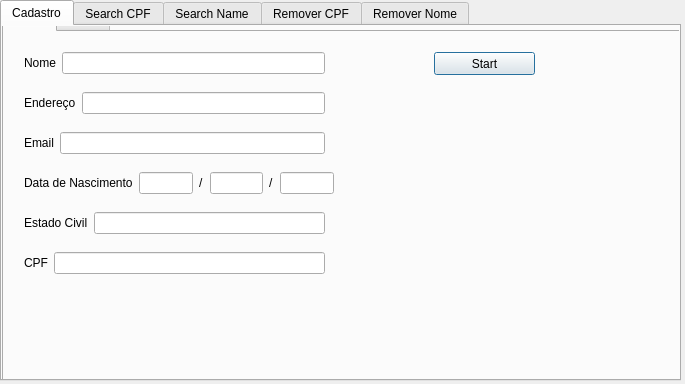
<?xml version="1.0" encoding="UTF-8"?>
<ui version="4.0">
 <class>InterfacePhysicalPerson</class>
 <widget class="QDialog" name="InterfacePhysicalPerson">
  <property name="geometry">
   <rect>
    <x>0</x>
    <y>0</y>
    <width>685</width>
    <height>384</height>
   </rect>
  </property>
  <property name="windowTitle">
   <string>Interface Pessoa Física</string>
  </property>
  <widget class="QTabWidget" name="tabWidget">
   <property name="geometry">
    <rect>
     <x>0</x>
     <y>0</y>
     <width>681</width>
     <height>381</height>
    </rect>
   </property>
   <property name="currentIndex">
    <number>0</number>
   </property>
   <widget class="QWidget" name="cadastro">
    <attribute name="title">
     <string>Cadastro</string>
    </attribute>
    <widget class="QWidget" name="layoutWidget_5">
     <property name="geometry">
      <rect>
       <x>20</x>
       <y>220</y>
       <width>301</width>
       <height>22</height>
      </rect>
     </property>
     <layout class="QHBoxLayout" name="horizontalLayout_6">
      <item>
       <widget class="QLabel" name="labelCpf">
        <property name="text">
         <string>CPF</string>
        </property>
       </widget>
      </item>
      <item>
       <widget class="QLineEdit" name="lineEditCpf">
        <property name="enabled">
         <bool>true</bool>
        </property>
        <property name="statusTip">
         <string/>
        </property>
        <property name="inputMask">
         <string notr="true"/>
        </property>
        <property name="text">
         <string/>
        </property>
        <property name="echoMode">
         <enum>QLineEdit::Normal</enum>
        </property>
        <property name="dragEnabled">
         <bool>false</bool>
        </property>
        <property name="readOnly">
         <bool>false</bool>
        </property>
        <property name="cursorMoveStyle">
         <enum>Qt::LogicalMoveStyle</enum>
        </property>
        <property name="clearButtonEnabled">
         <bool>false</bool>
        </property>
       </widget>
      </item>
     </layout>
    </widget>
    <widget class="QWidget" name="layoutWidget_3">
     <property name="geometry">
      <rect>
       <x>20</x>
       <y>180</y>
       <width>301</width>
       <height>22</height>
      </rect>
     </property>
     <layout class="QHBoxLayout" name="horizontalLayout_4">
      <item>
       <widget class="QLabel" name="labelEstadoCivil">
        <property name="text">
         <string>Estado Civil</string>
        </property>
       </widget>
      </item>
      <item>
       <widget class="QLineEdit" name="lineEditEstadoCivil"/>
      </item>
     </layout>
    </widget>
    <widget class="QWidget" name="layoutWidget_2">
     <property name="geometry">
      <rect>
       <x>20</x>
       <y>100</y>
       <width>301</width>
       <height>22</height>
      </rect>
     </property>
     <layout class="QHBoxLayout" name="horizontalLayout_3">
      <item>
       <widget class="QLabel" name="labelEmail">
        <property name="text">
         <string>Email</string>
        </property>
       </widget>
      </item>
      <item>
       <widget class="QLineEdit" name="lineEditEmail"/>
      </item>
     </layout>
    </widget>
    <widget class="QWidget" name="layoutWidget">
     <property name="geometry">
      <rect>
       <x>20</x>
       <y>140</y>
       <width>310</width>
       <height>22</height>
      </rect>
     </property>
     <layout class="QHBoxLayout" name="horizontalLayout_5">
      <item>
       <widget class="QLabel" name="labelData">
        <property name="text">
         <string>Data de Nascimento</string>
        </property>
       </widget>
      </item>
      <item>
       <widget class="QLineEdit" name="lineEditDia"/>
      </item>
      <item>
       <widget class="QLabel" name="labelBarra1">
        <property name="text">
         <string>/</string>
        </property>
       </widget>
      </item>
      <item>
       <widget class="QLineEdit" name="lineEditMes"/>
      </item>
      <item>
       <widget class="QLabel" name="labelBarra2">
        <property name="text">
         <string>/</string>
        </property>
       </widget>
      </item>
      <item>
       <widget class="QLineEdit" name="lineEditAno"/>
      </item>
     </layout>
    </widget>
    <widget class="QWidget" name="layoutWidget_4">
     <property name="geometry">
      <rect>
       <x>20</x>
       <y>20</y>
       <width>301</width>
       <height>22</height>
      </rect>
     </property>
     <layout class="QHBoxLayout" name="horizontalLayout">
      <item>
       <widget class="QLabel" name="labelNome">
        <property name="text">
         <string>Nome</string>
        </property>
       </widget>
      </item>
      <item>
       <widget class="QLineEdit" name="lineEditNome"/>
      </item>
     </layout>
    </widget>
    <widget class="QWidget" name="layoutWidget_9">
     <property name="geometry">
      <rect>
       <x>20</x>
       <y>60</y>
       <width>301</width>
       <height>22</height>
      </rect>
     </property>
     <layout class="QHBoxLayout" name="horizontalLayout_2">
      <item>
       <widget class="QLabel" name="labelEndereco">
        <property name="text">
         <string>Endereço</string>
        </property>
       </widget>
      </item>
      <item>
       <widget class="QLineEdit" name="lineEditEndereco"/>
      </item>
     </layout>
    </widget>
    <widget class="QTabWidget" name="tabWidget_2">
     <property name="geometry">
      <rect>
       <x>0</x>
       <y>-20</y>
       <width>681</width>
       <height>381</height>
      </rect>
     </property>
     <widget class="QWidget" name="tab_3">
      <attribute name="title">
       <string>Tab 1</string>
      </attribute>
      <widget class="QWidget" name="layoutWidget_6">
       <property name="geometry">
        <rect>
         <x>20</x>
         <y>220</y>
         <width>301</width>
         <height>22</height>
        </rect>
       </property>
       <layout class="QHBoxLayout" name="horizontalLayout_7">
        <item>
         <widget class="QLabel" name="labelCpf_2">
          <property name="text">
           <string>CPF</string>
          </property>
         </widget>
        </item>
        <item>
         <widget class="QLineEdit" name="lineEditCpf_2">
          <property name="enabled">
           <bool>true</bool>
          </property>
          <property name="statusTip">
           <string/>
          </property>
          <property name="inputMask">
           <string notr="true"/>
          </property>
          <property name="text">
           <string/>
          </property>
          <property name="echoMode">
           <enum>QLineEdit::Normal</enum>
          </property>
          <property name="dragEnabled">
           <bool>false</bool>
          </property>
          <property name="readOnly">
           <bool>false</bool>
          </property>
          <property name="cursorMoveStyle">
           <enum>Qt::LogicalMoveStyle</enum>
          </property>
          <property name="clearButtonEnabled">
           <bool>false</bool>
          </property>
         </widget>
        </item>
       </layout>
      </widget>
      <widget class="QWidget" name="layoutWidget_7">
       <property name="geometry">
        <rect>
         <x>20</x>
         <y>180</y>
         <width>301</width>
         <height>22</height>
        </rect>
       </property>
       <layout class="QHBoxLayout" name="horizontalLayout_8">
        <item>
         <widget class="QLabel" name="labelEstadoCivil_2">
          <property name="text">
           <string>Estado Civil</string>
          </property>
         </widget>
        </item>
        <item>
         <widget class="QLineEdit" name="lineEditEstadoCivil_2"/>
        </item>
       </layout>
      </widget>
      <widget class="QWidget" name="layoutWidget_8">
       <property name="geometry">
        <rect>
         <x>20</x>
         <y>100</y>
         <width>301</width>
         <height>22</height>
        </rect>
       </property>
       <layout class="QHBoxLayout" name="horizontalLayout_9">
        <item>
         <widget class="QLabel" name="labelEmail_2">
          <property name="text">
           <string>Email</string>
          </property>
         </widget>
        </item>
        <item>
         <widget class="QLineEdit" name="lineEditEmail_2"/>
        </item>
       </layout>
      </widget>
      <widget class="QWidget" name="layoutWidget_10">
       <property name="geometry">
        <rect>
         <x>20</x>
         <y>140</y>
         <width>310</width>
         <height>22</height>
        </rect>
       </property>
       <layout class="QHBoxLayout" name="horizontalLayout_10">
        <item>
         <widget class="QLabel" name="labelData_2">
          <property name="text">
           <string>Data de Nascimento</string>
          </property>
         </widget>
        </item>
        <item>
         <widget class="QLineEdit" name="lineEditDia_2"/>
        </item>
        <item>
         <widget class="QLabel" name="labelBarra1_2">
          <property name="text">
           <string>/</string>
          </property>
         </widget>
        </item>
        <item>
         <widget class="QLineEdit" name="lineEditMes_2"/>
        </item>
        <item>
         <widget class="QLabel" name="labelBarra2_2">
          <property name="text">
           <string>/</string>
          </property>
         </widget>
        </item>
        <item>
         <widget class="QLineEdit" name="lineEditAno_2"/>
        </item>
       </layout>
      </widget>
      <widget class="QWidget" name="layoutWidget_11">
       <property name="geometry">
        <rect>
         <x>20</x>
         <y>20</y>
         <width>301</width>
         <height>22</height>
        </rect>
       </property>
       <layout class="QHBoxLayout" name="horizontalLayout_11">
        <item>
         <widget class="QLabel" name="labelNome_2">
          <property name="text">
           <string>Nome</string>
          </property>
         </widget>
        </item>
        <item>
         <widget class="QLineEdit" name="lineEditNome_2"/>
        </item>
       </layout>
      </widget>
      <widget class="QWidget" name="layoutWidget_12">
       <property name="geometry">
        <rect>
         <x>20</x>
         <y>60</y>
         <width>301</width>
         <height>22</height>
        </rect>
       </property>
       <layout class="QHBoxLayout" name="horizontalLayout_12">
        <item>
         <widget class="QLabel" name="labelEndereco_2">
          <property name="text">
           <string>Endereço</string>
          </property>
         </widget>
        </item>
        <item>
         <widget class="QLineEdit" name="lineEditEndereco_2"/>
        </item>
       </layout>
      </widget>
      <widget class="QPushButton" name="pushButtonStartCadastro">
       <property name="geometry">
        <rect>
         <x>430</x>
         <y>20</y>
         <width>101</width>
         <height>23</height>
        </rect>
       </property>
       <property name="text">
        <string>Start</string>
       </property>
      </widget>
     </widget>
     <widget class="QWidget" name="tab_4">
      <attribute name="title">
       <string>Tab 2</string>
      </attribute>
     </widget>
    </widget>
   </widget>
   <widget class="QWidget" name="searchCpf">
    <attribute name="title">
     <string>Search CPF</string>
    </attribute>
    <widget class="QWidget" name="layoutWidget_13">
     <property name="geometry">
      <rect>
       <x>20</x>
       <y>20</y>
       <width>301</width>
       <height>22</height>
      </rect>
     </property>
     <layout class="QHBoxLayout" name="horizontalLayout_13">
      <item>
       <widget class="QLabel" name="labelCpf_3">
        <property name="text">
         <string>CPF</string>
        </property>
       </widget>
      </item>
      <item>
       <widget class="QLineEdit" name="lineEditCpfSearch">
        <property name="enabled">
         <bool>true</bool>
        </property>
        <property name="statusTip">
         <string/>
        </property>
        <property name="inputMask">
         <string notr="true"/>
        </property>
        <property name="text">
         <string/>
        </property>
        <property name="echoMode">
         <enum>QLineEdit::Normal</enum>
        </property>
        <property name="dragEnabled">
         <bool>false</bool>
        </property>
        <property name="readOnly">
         <bool>false</bool>
        </property>
        <property name="cursorMoveStyle">
         <enum>Qt::LogicalMoveStyle</enum>
        </property>
        <property name="clearButtonEnabled">
         <bool>false</bool>
        </property>
       </widget>
      </item>
     </layout>
    </widget>
    <widget class="QPushButton" name="pushButtonStartSearchCPF">
     <property name="geometry">
      <rect>
       <x>420</x>
       <y>20</y>
       <width>91</width>
       <height>23</height>
      </rect>
     </property>
     <property name="text">
      <string>Start</string>
     </property>
    </widget>
    <widget class="QFrame" name="frame">
     <property name="geometry">
      <rect>
       <x>20</x>
       <y>60</y>
       <width>411</width>
       <height>201</height>
      </rect>
     </property>
     <property name="frameShape">
      <enum>QFrame::StyledPanel</enum>
     </property>
     <property name="frameShadow">
      <enum>QFrame::Raised</enum>
     </property>
     <widget class="QLabel" name="textEditResultadoSearchCpf">
      <property name="geometry">
       <rect>
        <x>10</x>
        <y>10</y>
        <width>251</width>
        <height>151</height>
       </rect>
      </property>
      <property name="text">
       <string/>
      </property>
     </widget>
    </widget>
   </widget>
   <widget class="QWidget" name="searchName">
    <attribute name="title">
     <string>Search Name</string>
    </attribute>
    <widget class="QWidget" name="layoutWidget_14">
     <property name="geometry">
      <rect>
       <x>20</x>
       <y>20</y>
       <width>301</width>
       <height>22</height>
      </rect>
     </property>
     <layout class="QHBoxLayout" name="horizontalLayout_14">
      <item>
       <widget class="QLabel" name="labelNome_3">
        <property name="text">
         <string>Nome</string>
        </property>
       </widget>
      </item>
      <item>
       <widget class="QLineEdit" name="lineEditNomeSearch"/>
      </item>
     </layout>
    </widget>
    <widget class="QPushButton" name="pushButtonStartSearchName">
     <property name="geometry">
      <rect>
       <x>430</x>
       <y>20</y>
       <width>91</width>
       <height>23</height>
      </rect>
     </property>
     <property name="text">
      <string>Start</string>
     </property>
    </widget>
    <widget class="QFrame" name="frame_2">
     <property name="geometry">
      <rect>
       <x>10</x>
       <y>60</y>
       <width>411</width>
       <height>201</height>
      </rect>
     </property>
     <property name="frameShape">
      <enum>QFrame::StyledPanel</enum>
     </property>
     <property name="frameShadow">
      <enum>QFrame::Raised</enum>
     </property>
     <widget class="QLabel" name="textEditResultadoSearchNome">
      <property name="geometry">
       <rect>
        <x>10</x>
        <y>10</y>
        <width>251</width>
        <height>151</height>
       </rect>
      </property>
      <property name="text">
       <string/>
      </property>
     </widget>
    </widget>
   </widget>
   <widget class="QWidget" name="removerCpf">
    <attribute name="title">
     <string>Remover CPF</string>
    </attribute>
    <widget class="QWidget" name="layoutWidget_15">
     <property name="geometry">
      <rect>
       <x>20</x>
       <y>20</y>
       <width>301</width>
       <height>22</height>
      </rect>
     </property>
     <layout class="QHBoxLayout" name="horizontalLayout_16">
      <item>
       <widget class="QLabel" name="labelCpf_5">
        <property name="text">
         <string>CPF</string>
        </property>
       </widget>
      </item>
      <item>
       <widget class="QLineEdit" name="lineEditCpfRemove">
        <property name="enabled">
         <bool>true</bool>
        </property>
        <property name="statusTip">
         <string/>
        </property>
        <property name="inputMask">
         <string notr="true"/>
        </property>
        <property name="text">
         <string/>
        </property>
        <property name="echoMode">
         <enum>QLineEdit::Normal</enum>
        </property>
        <property name="dragEnabled">
         <bool>false</bool>
        </property>
        <property name="readOnly">
         <bool>false</bool>
        </property>
        <property name="cursorMoveStyle">
         <enum>Qt::LogicalMoveStyle</enum>
        </property>
        <property name="clearButtonEnabled">
         <bool>false</bool>
        </property>
       </widget>
      </item>
     </layout>
    </widget>
    <widget class="QPushButton" name="pushButtonStartRemoveCpf">
     <property name="geometry">
      <rect>
       <x>424</x>
       <y>20</y>
       <width>91</width>
       <height>23</height>
      </rect>
     </property>
     <property name="text">
      <string>Start</string>
     </property>
    </widget>
    <widget class="QFrame" name="frame_3">
     <property name="geometry">
      <rect>
       <x>20</x>
       <y>70</y>
       <width>411</width>
       <height>201</height>
      </rect>
     </property>
     <property name="frameShape">
      <enum>QFrame::StyledPanel</enum>
     </property>
     <property name="frameShadow">
      <enum>QFrame::Raised</enum>
     </property>
     <widget class="QLabel" name="textEditResultadoRemoveCpf">
      <property name="geometry">
       <rect>
        <x>10</x>
        <y>10</y>
        <width>251</width>
        <height>151</height>
       </rect>
      </property>
      <property name="text">
       <string/>
      </property>
     </widget>
    </widget>
   </widget>
   <widget class="QWidget" name="removerNome">
    <attribute name="title">
     <string>Remover Nome</string>
    </attribute>
    <widget class="QWidget" name="layoutWidget_16">
     <property name="geometry">
      <rect>
       <x>20</x>
       <y>20</y>
       <width>301</width>
       <height>22</height>
      </rect>
     </property>
     <layout class="QHBoxLayout" name="horizontalLayout_17">
      <item>
       <widget class="QLabel" name="labelNome_4">
        <property name="text">
         <string>Nome</string>
        </property>
       </widget>
      </item>
      <item>
       <widget class="QLineEdit" name="lineEditNomeRemove"/>
      </item>
     </layout>
    </widget>
    <widget class="QPushButton" name="pushButtonStartRemoveName">
     <property name="geometry">
      <rect>
       <x>420</x>
       <y>20</y>
       <width>91</width>
       <height>23</height>
      </rect>
     </property>
     <property name="text">
      <string>Start</string>
     </property>
    </widget>
    <widget class="QFrame" name="frame_4">
     <property name="geometry">
      <rect>
       <x>20</x>
       <y>80</y>
       <width>411</width>
       <height>201</height>
      </rect>
     </property>
     <property name="frameShape">
      <enum>QFrame::StyledPanel</enum>
     </property>
     <property name="frameShadow">
      <enum>QFrame::Raised</enum>
     </property>
     <widget class="QLabel" name="textEditResultadoRemoveNome">
      <property name="geometry">
       <rect>
        <x>10</x>
        <y>10</y>
        <width>251</width>
        <height>151</height>
       </rect>
      </property>
      <property name="text">
       <string/>
      </property>
     </widget>
    </widget>
   </widget>
  </widget>
 </widget>
 <resources/>
 <connections/>
</ui>
